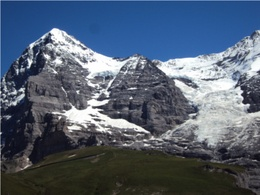
%> input picture data/hill/1.JPG, 260 x 195 px, shrunk from 400 x 300 before the run; its folder holds 3 pictures in this run
$ octave multistit.m   (GNU Octave 9; MATLAB toolbox functions it lacks are replaced by stand-ins)
%> lines starting %> are read from the running program, lines starting %| are printed output that depends on the picture; in (x1, y1, x2, y2) boxes, pixels count from 0 and x2, y2 are one past the last pixel; in counts of white or black regions, pixels touching at a corner belong together; the program's own positions count from 1
### src/stitching/brief_pattern_generator.m
function patten = brief_pattern_generator()
    clear all;close all;
    type = 'Gaussianiid';
    hsize = 9;
    bits = 256;% 256, 512
    fsize = 2*hsize;
    if strcmp(type, 'Uniform')
        X1 = round(rand(1,bits).*(fsize)-hsize);
        Y1 = round(rand(1,bits).*(fsize)-hsize);
        X2 = round(rand(1,bits).*(fsize)-hsize);
        Y2 = round(rand(1,bits).*(fsize)-hsize);
    elseif strcmp(type, 'Gaussianiid')
        Sigma = fsize^2/25;
        sigma = fsize/5;
        X1 = round(normrnd(0,sigma,[1,bits]));
        Y1 = round(normrnd(0,sigma,[1,bits]));
        X2 = round(normrnd(0,sigma,[1,bits]));
        Y2 = round(normrnd(0,sigma,[1,bits]));

        X1(X1>hsize) = hsize;X1(X1<-hsize) = -hsize;
        X2(X2>hsize) = hsize;X2(X2<-hsize) = -hsize;
        Y1(Y1>hsize) = hsize;Y1(Y1<-hsize) = -hsize;
        Y2(Y2>hsize) = hsize;Y2(Y2<-hsize) = -hsize;
    else

    end


    [Xx,Yy] = meshgrid(-hsize:1:hsize,-hsize:1:hsize);
    Xx = Xx(:);Yy = Yy(:);
    plot(Xx, Yy, '.');hold on;
    for i = 1:bits
        plot([X1(i), X2(i)],[Y1(i), Y2(i)],'-');
    end
    patten=([X1;Y1;X2;Y2]);
end

### src/stitching/fast.m
function [corner,result]= fast(img)

[m n]=size(img);
result=zeros(m,n);

t=40;
for i=4:m-3
    for j=4:n-3
        Ic=img(i,j);
        Inn=[img(i-3,j) img(i-3,j+1) img(i-2,j+2) img(i-1,j+3) img(i,j+3) img(i+1,j+3) img(i+2,j+2) img(i+3,j+1) img(i+3,j) img(i+3,j-1) img(i+2,j-2) img(i+1,j-3) img(i,j-3) img(i-1,j-3) img(i-2,j-2) img(i-3,j-1)];
        if abs(Inn(1)-Ic)<t && abs(Inn(9)-Ic)<t
           continue;
        end
        I1_5_9_13=[abs(Inn(1)-Ic)>t abs(Inn(5)-Ic)>t abs(Inn(9)-Ic)>t abs(Inn(13)-Ic)>t];
        if sum(I1_5_9_13)>=3
            ind=find(abs(Inn-Ic)>t);
            if length(ind)>=9
               result(i,j) = sum(abs(Inn-Ic));

            end


        end
    end
end


hsize = 5;
[x,y]=meshgrid(-hsize:hsize,-hsize:hsize);
x = x(:);y=y(:);
id = x == 0 & y == 0;
x(id) = []; y(id) = [];
for i = 4:m-3
    for j = 4:n-3
        if result(i,j) == 0
            continue;
        end
         nn = [i+x j+y];
        valid = nn(:,1) > 0 & nn(:,1) <= m & nn(:,2)>0 & nn(:,2) <= n;
        nn = nn(valid,:);
        ind0 = sub2ind([m,n],nn(:,1),nn(:,2));
        maxval = max(result(ind0));
        if result(i,j) > maxval
            result(i,j) = 1;
        else
            result(i,j) = 0;
        end
    end
end

 [mm,nn]=size(result);
result = result(:,1:nn/3);
a=0;
corner = zeros(mm*nn,2);
[M,N]=size(result);

for i=1:M
    for j=1:N
    if result(i,j)~=0
        a=a+1;
      corner(a,:)=[i,j];
    end
    end

end


corner(a+1:end,:)=[];
imshow(img);
hold on
plot(corner(:,2),corner(:,1),'o');
end

### src/stitching/extractdes.m
function descriptor = extractdes(im,corner,patten)
    [M,N] = size(im);
    g = fspecial('gaussian', [3,1], 1);
    I = imfilter(im,g,'replicate');
    I = imfilter(im,g','replicate');
        descriptor = zeros(size(corner,1), size(patten,2),'logical');

    for i = 1:size(corner,1)

        u1 = corner(i,1) + patten(1,:);
        v1 = corner(i,2) + patten(2,:);

        u2 = corner(i,1) + patten(3,:);
        v2 = corner(i,2) + patten(4,:);

        % out of border, skip
        invalid1 = find(u1 < 1 | u1 > M | v1 < 1 | v1 > N,1);
        invalid2 = find(u2 < 1 | u2 > M | v2 < 1 | v2 > N,1);

        if isempty(invalid1) && isempty(invalid2)
            ind1 = sub2ind([M,N],u1,v1);
            ind2 = sub2ind([M,N],u2,v2);
        else
            continue;
              error('sss');
        end
        desp1 = im(ind1)';
        desp2 = im(ind2)';
        desp = desp1 < desp2;
        descriptor(i,:) = desp;
    end
end

### src/stitching/bruteforce.m
function varargout = bruteforce(descriptor1, descriptor2)

        n1 = size(descriptor1,1);
        n2 = size(descriptor2,1);
        matching_pairs = zeros(n1,2);
        for i = 1:n1
            descriptor1rep = repmat(descriptor1(i,:),n2,1);
            despxor = xor(descriptor1rep,descriptor2);
            despxor = sum(despxor,2);
%             [~,id] = min(despxor);
%             matching_pairs(i,:) = [i, id];
            [val, id] = sort(despxor,'ascend');
            if val(1) < 0.7 * val(2)
                matching_pairs(i,:) = [i, id(1)];
            else
                matching_pairs(i,:) = [i, inf];
            end
        end

    varargout{1} = matching_pairs;
end

### src/stitching/multistit.m
clc;clear;
figure;hold on;
imgpath = 'M:\Documents\stitching\stitching\hill\hill';
buildingScene = imageDatastore(imgpath);
montage(buildingScene.Files);
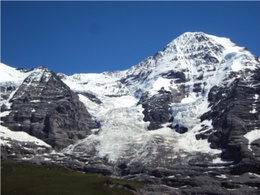
%> input picture data/hill/2.JPG, 260 x 195 px, shrunk from 400 x 300 before the run
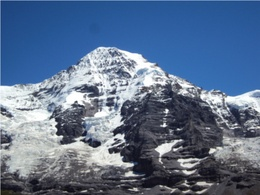
%> input picture data/hill/3.JPG, 260 x 195 px, shrunk from 400 x 300 before the run
hold on
numImages = numel(buildingScene.Files);


patten = brief_pattern_generator();
% feature detect
seq.features = cell(numImages,1);
seq.descriptors = cell(numImages,1);
seq.imgs = cell(numImages,1);
for n=1:numImages
im1 = readimage(buildingScene, n);
%> im1 is the input picture: size 195x260x3 uint8; mean R, G, B 82.8, 95.6, 113.3
  if size(im1,3) == 3
        im1gray = rgb2gray(im1);
    else
        im1gray = im1;
    end
 img1 = single(im1gray);
corner = fast(img1);
%> after the loop in fast, `for i=4:m-3`: ind = [1 2 3 8 9 10 11 12 13 16]
%> after the loop in fast, `for i = 4:m-3`:
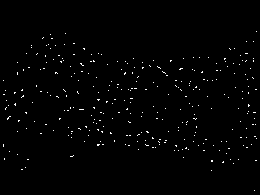
%> result: size 195x260 double; values 0 (black) and 1 (white), 0.99% white in thin lines or dots, all inside (x1, y1, x2, y2) = (3, 31, 257, 191)
%> in fast, `result = result(:,1:nn/3);`:
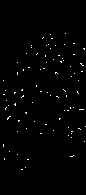
%> result: size 195x86 double; values 0 (black) and 1 (white), 0.97% white in thin lines or dots, all inside (x1, y1, x2, y2) = (3, 33, 86, 170)
%> after the loop in fast, `for i=1:M`: a = 162
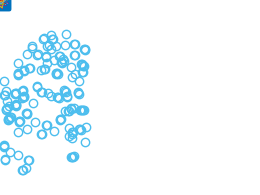
%> figure redrawn from the program's plot data
%> corner = 162 rows, first 12: [34 66; 35 51; 38 44; 39 43; 39 52; 39 53; 44 74; 44 75; 45 49; 45 65; 46 32; 46 47]
descriptor = extractdes(img1,corner,patten);
%> the loop in extractdes, `for i = 1:size(corner,1)` made 162 passes
%> (invalid1, invalid2) on pass 60: (3, 12)
%> after the loop in extractdes, `for i = 1:size(corner,1)`:
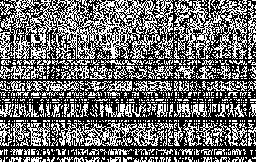
%> descriptor: size 162x256 logical; 42.6% white in thin lines or dots
%> after the loop in extractdes, `for i = 1:size(corner,1)`: ind1 = 256 values, max 6218 at index 27, min 2699 at index 111, mean 4459.3; ind2 = 256 values, max 6215 at index 3, min 2702 at index 52, mean 4438.4
    seq.corner{n} = corner;
    seq.descriptors{n} = descriptor;
    seq.imgs{n} = im1;
    imageSize(n,:) = size(im1gray);
end
%check answer
subplot(2,2,1);
imshow(seq.imgs{1,1});
hold on

plot(seq.corner{1,1}(:,2),seq.corner{1,1}(:,1),'o');
subplot(2,2,2);
imshow(seq.imgs{2,1});
hold on
plot(seq.corner{1,2}(:,2),seq.corner{1,2}(:,1),'o');
subplot(2,2,3);
imshow(seq.imgs{3,1});
hold on
plot(seq.corner{1,3}(:,2),seq.corner{1,3}(:,1),'o');
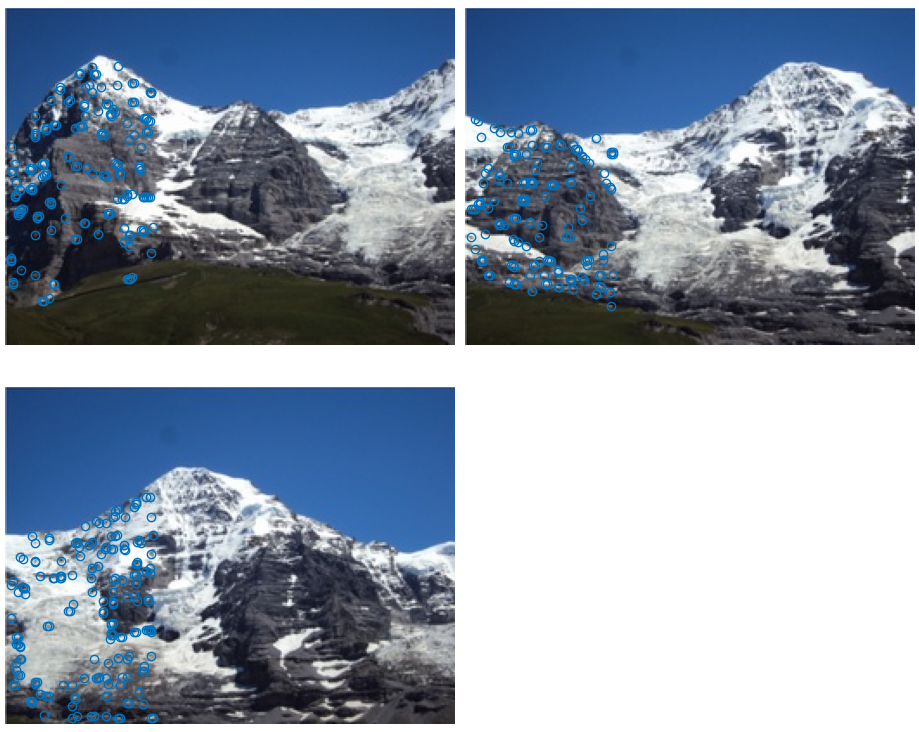
%> figure redrawn from the program's plot data, 3 panels
% match
seq.matchingpair=cell(numImages,1);
pairs = nchoosek(1:numImages,2);
for i = 1:size(pairs,1)
    descriptor1 = seq.descriptors{pairs(i,1)};
    descriptor2 = seq.descriptors{pairs(i,2)};
    matchingpair = bruteforce(descriptor1, descriptor2);
    seq.matchingpair{i}=matchingpair;
end
